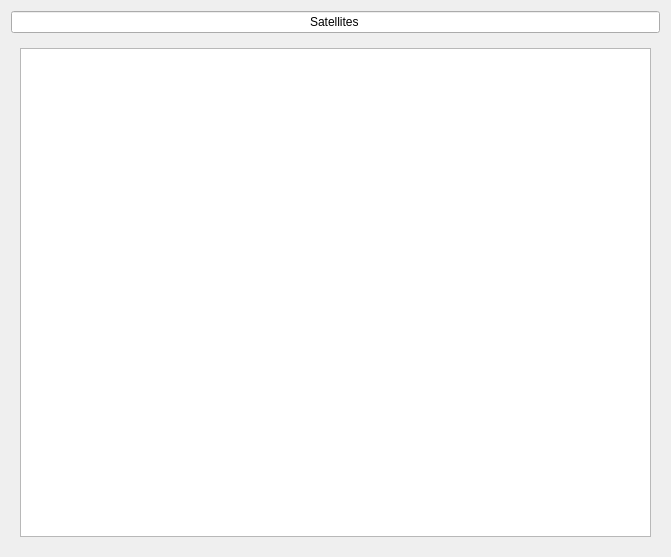
<?xml version="1.0" encoding="UTF-8"?>
<ui version="4.0">
 <class>WidgetSatellite</class>
 <widget class="QWidget" name="WidgetSatellite">
  <property name="geometry">
   <rect>
    <x>0</x>
    <y>0</y>
    <width>671</width>
    <height>557</height>
   </rect>
  </property>
  <property name="windowTitle">
   <string>Form</string>
  </property>
  <layout class="QVBoxLayout" name="verticalLayout_3">
   <item>
    <layout class="QVBoxLayout" name="verticalLayout_2">
     <item>
      <widget class="QLineEdit" name="lineEdit">
       <property name="layoutDirection">
        <enum>Qt::LeftToRight</enum>
       </property>
       <property name="text">
        <string>Satellites</string>
       </property>
       <property name="alignment">
        <set>Qt::AlignCenter</set>
       </property>
       <property name="readOnly">
        <bool>true</bool>
       </property>
      </widget>
     </item>
     <item>
      <widget class="QStackedWidget" name="stackedWidget">
       <property name="currentIndex">
        <number>0</number>
       </property>
       <widget class="QWidget" name="page">
        <layout class="QVBoxLayout" name="verticalLayout">
         <item>
          <widget class="QTableWidget" name="tableWidget"/>
         </item>
        </layout>
       </widget>
       <widget class="QWidget" name="page_2">
        <widget class="QLabel" name="label">
         <property name="geometry">
          <rect>
           <x>9</x>
           <y>9</y>
           <width>582</width>
           <height>431</height>
          </rect>
         </property>
         <property name="text">
          <string/>
         </property>
         <property name="pixmap">
          <pixmap resource="qmlmap.qrc">:/satellites/satobservation.png</pixmap>
         </property>
        </widget>
       </widget>
      </widget>
     </item>
    </layout>
   </item>
  </layout>
 </widget>
 <resources>
  <include location="qmlmap.qrc"/>
 </resources>
 <connections/>
</ui>
